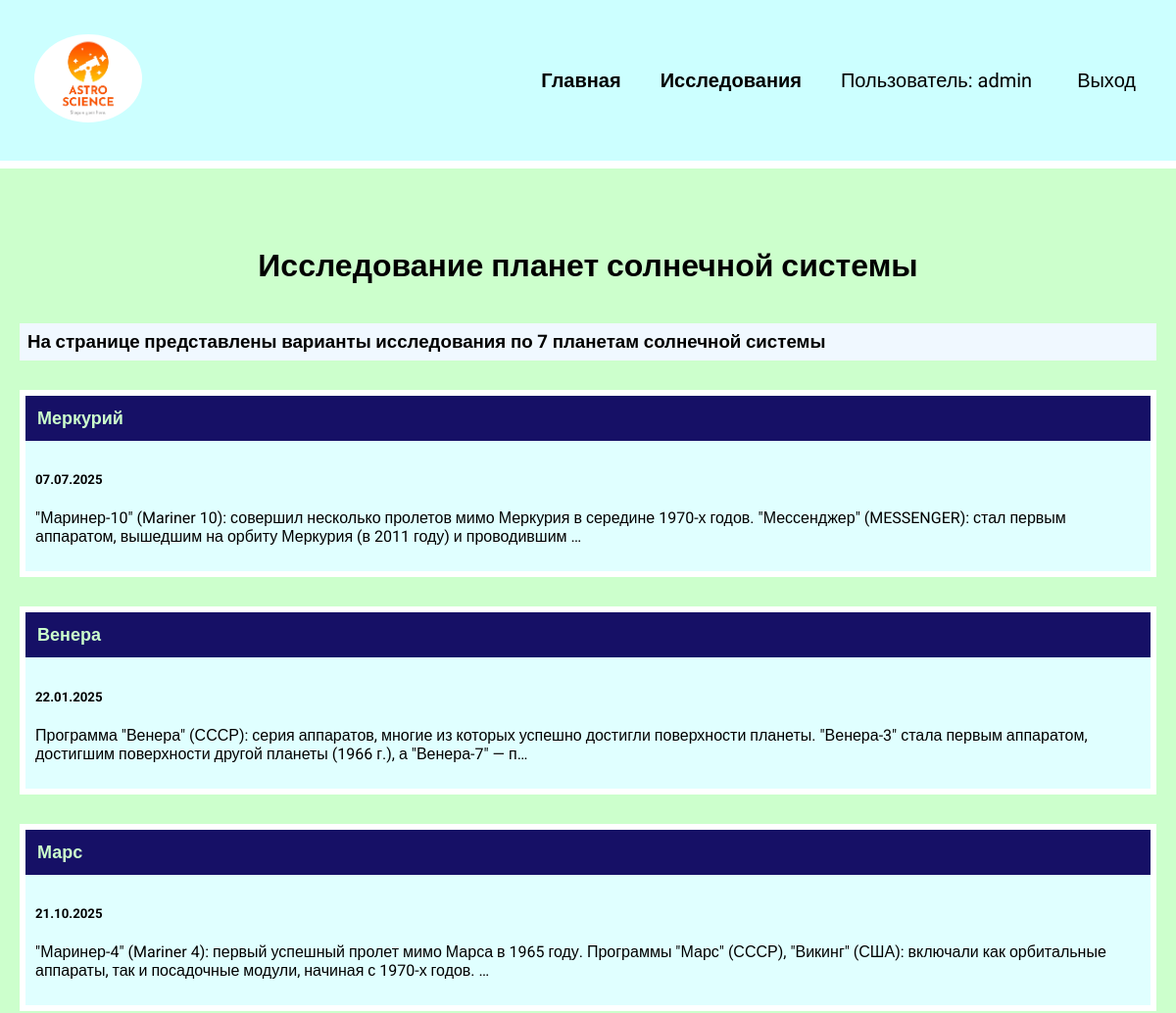
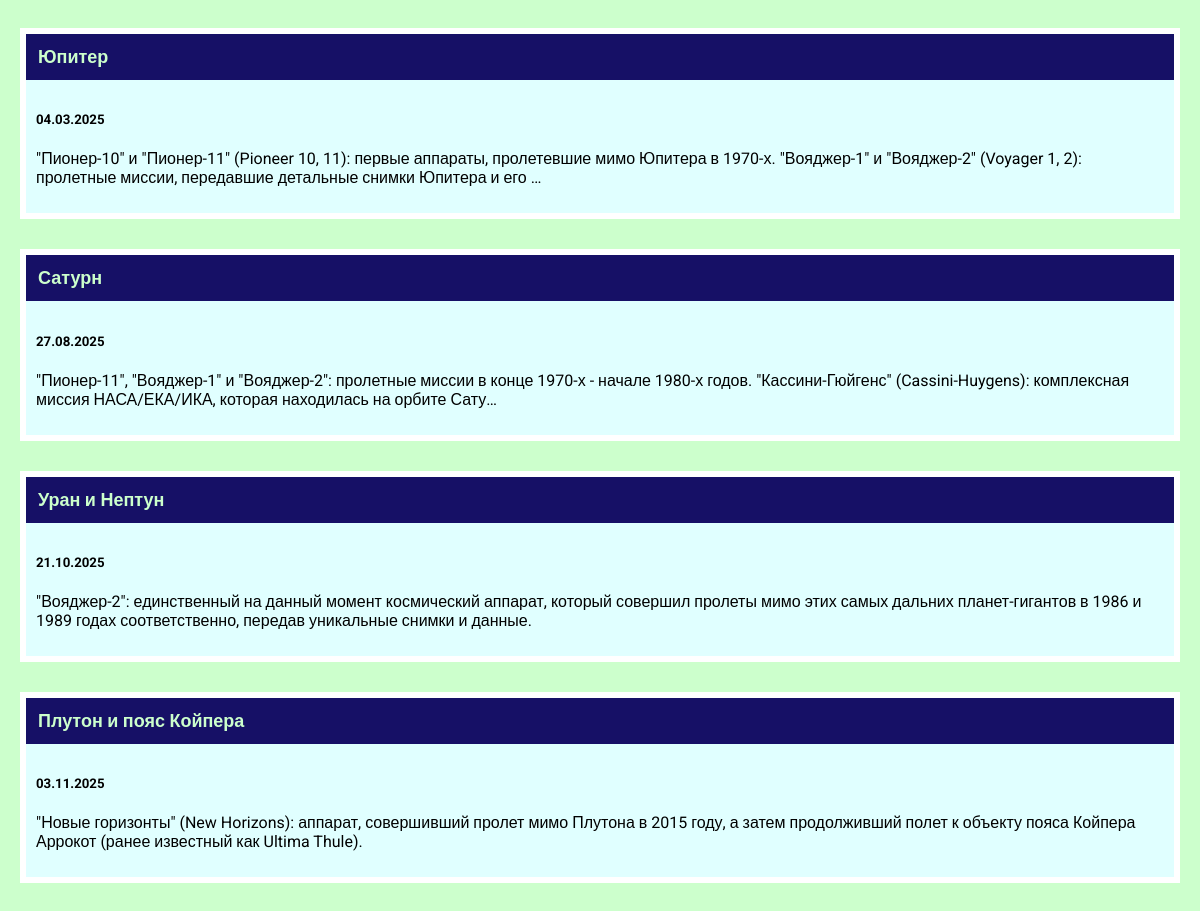
The page /study_gt_planets/ (signed in) on the database its author committed (2 pictures, top to bottom).
### study_gt_planets/models.py (models this page shows, shortened)
class StudyGtPlanets(models.Model):
    title = models.CharField(max_length=100)
    description = models.TextField()
    date = models.DateField()

### study_gt_planets/views.py (the view)
# urls.py: path('', views.studygtplanets, name='studygtplanets'),
def studygtplanets(request):
    stadyiplanets = StudyGtPlanets.objects.all()
    return render(request, 'studygtplanets/studygtplanets.html', {'stadyplanets': stadyiplanets})

### study_gt_planets/templates/studygtplanets/studygtplanets.html
{% extends 'gt_planets/base.html' %}
{% block content %}
<h1>Исследование планет солнечной системы</h1>
<h3 class="count">На странице представлены варианты исследования по {{ stadyplanets.count }} планетам солнечной системы</h3>
{% for stadyplanet in stadyplanets %}
<div class="element">
    <h3 class="top"><a href="{% url 'idtion' stadyplanet.id %}">{{ stadyplanet.title }}</a></h3>
    <div class="stady_text">
        <h5>{{ stadyplanet.date|date:'d.m.Y' }}</h5>
        <p>{{ stadyplanet.description|truncatechars:200 }}</p>
    </div>
</div>
{% endfor %}
{% endblock %}

### gt_planets/templates/gt_planets/base.html (shortened to what this page needs)
<!DOCTYPE html>
{% load static %}
<html lang="en">
<head>
    <link rel="stylesheet" href="{% static 'css/style.css' %}">
</head>
<body>
<div class="menu">
    <div class="wrap">
        <div class="logotipe">
            <a href="{% url 'index' %}"><img src="{% static 'gt_planets/AstroScience.png' %}" alt=""></a>
        </div>
        <ul>
            {% if user.is_authenticated %}
                <li><a href="{% url 'index' %}">Главная</a></li>
                <li><a href="{% url 'studygtplanets' %}">Исследования</a></li>
                <li class="login">Пользователь: {{ user.username }}</li>
                <li>
                    <form action="{% url 'exitappuser' %}" method="post">
                            <button class="exit">Выход</button>
                    </form>
                </li>
            {% else %}
                <li><a href="{% url 'index' %}">Главная</a></li>
                <li><a href="{% url 'registeruser' %}">Регистрация</a></li>
                <li><a href="{% url 'loginuser' %}">Войти</a></li>
            {% endif %}
        </ul>
    </div>
</div>
    <div class="content">
        <div class="wrap">
            {% block content %}
            {% endblock %}
        </div>
    </div>
</body>
</html>

### gt_planets/static/css/style.css (style rules this page uses)
body { font-family: "Roboto", sans-serif; padding: 0; margin: 0; background: #CCFFCC; }
.wrap { max-width: 1200px; margin: 0 auto; padding: 20px; box-sizing: border-box; }
.element, .counter { background: lightcyan; border: 6px solid white; margin: 30px 0; }
.content h1 { text-align: center; margin: 60px 0 40px; }
.top { background: #161066; margin: 0; border: none; cursor: pointer; font-size: 18px; }
.top a { color: #CCFFCC; text-decoration: none; padding: 12px; display: block; }
.stady_text { padding: 10px; box-sizing: border-box; }
.menu ul { display: flex; list-style: none; font-size: 20px; }
.menu li { margin-left: 40px; }
.menu .wrap { display: flex; flex-wrap: wrap; justify-content: space-between; align-items: center; }
.menu { background: #CCFFFF; padding: 15px; border-bottom: 8px solid white; }
.count { padding: 8px 8px; box-sizing: border-box; background-color: aliceblue; }
.menu a { color: black; font-weight: 600; text-decoration: none; }
a img { width: 110px; height: 90px; object-fit: cover; object-position: center; border-radius: 50%; overflow: hidden; }
.exit { background: transparent; border: none; font-size: 20px; cursor: pointer; }

### rows shown on the page
StudyGtPlanets: title "Меркурий", date "07.07.2025", description "\"Маринер-10\" (Mariner 10): совершил несколько пролетов мимо Меркурия в середине 1970-х годов. \"Мессенджер\" (MESSENGER): стал первым аппаратом, вышедшим на орбиту Меркурия (в 2011 году) и проводившим …"
StudyGtPlanets: title "Венера", date "22.01.2025", description "Программа \"Венера\" (СССР): серия аппаратов, многие из которых успешно достигли поверхности планеты. \"Венера-3\" стала первым аппаратом, достигшим поверхности другой планеты (1966 г.), а \"Венера-7\" — п…"
StudyGtPlanets: title "Марс", date "21.10.2025", description "\"Маринер-4\" (Mariner 4): первый успешный пролет мимо Марса в 1965 году. Программы \"Марс\" (СССР), \"Викинг\" (США): включали как орбитальные аппараты, так и посадочные модули, начиная с 1970-х годов. …"
StudyGtPlanets: title "Юпитер", date "04.03.2025", description "\"Пионер-10\" и \"Пионер-11\" (Pioneer 10, 11): первые аппараты, пролетевшие мимо Юпитера в 1970-х. \"Вояджер-1\" и \"Вояджер-2\" (Voyager 1, 2): пролетные миссии, передавшие детальные снимки Юпитера и его …"
StudyGtPlanets: title "Сатурн", date "27.08.2025", description "\"Пионер-11\", \"Вояджер-1\" и \"Вояджер-2\": пролетные миссии в конце 1970-х - начале 1980-х годов. \"Кассини-Гюйгенс\" (Cassini-Huygens): комплексная миссия НАСА/ЕКА/ИКА, которая находилась на орбите Сату…"
StudyGtPlanets: title "Уран и Нептун", date "21.10.2025", description "\"Вояджер-2\": единственный на данный момент космический аппарат, который совершил пролеты мимо этих самых дальних планет-гигантов в 1986 и 1989 годах соответственно, передав уникальные снимки и данные."
StudyGtPlanets: title "Плутон и пояс Койпера", date "03.11.2025", description "\"Новые горизонты\" (New Horizons): аппарат, совершивший пролет мимо Плутона в 2015 году, а затем продолживший полет к объекту пояса Койпера Аррокот (ранее известный как Ultima Thule)."

### other values the page prints
{{ user.username }} "admin"
{{ stadyplanets.count }} "7"
